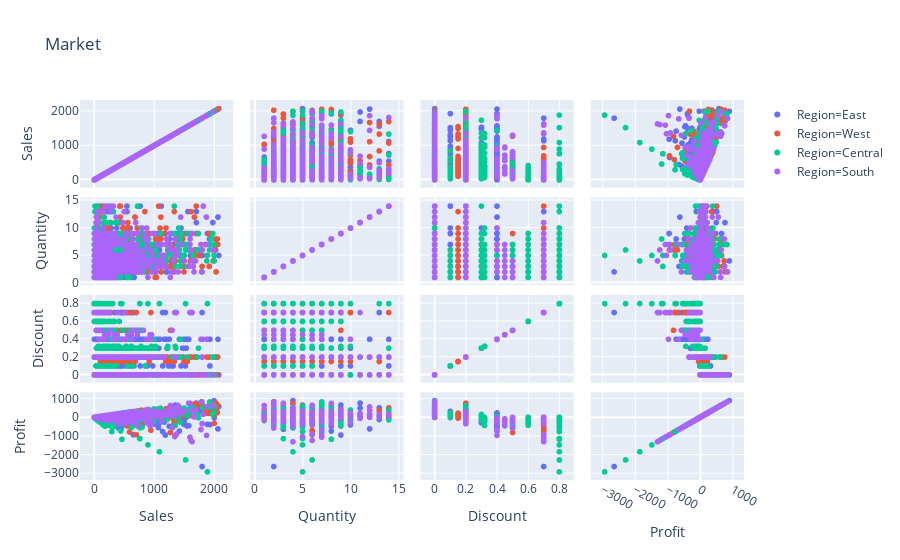

Notebook cell for this chart:
### Code cell
px.scatter_matrix(new_dt,color='Region',title='Market',dimensions=['Sales', 'Quantity', 'Discount', 'Profit'])

### Figure 1 — Plotly figure (JSON) as saved in the notebook; plotly's stock layout.template omitted (floating-point values rounded to 4 significant figures; data arrays with more than 128 entries replaced by an {"elided": "..."} marker saying what was removed)
{"data": [{"hovertemplate": "Region=East<br>%{xaxis.title.text}=%{x}<br>%{yaxis.title.text}=%{y}", "showlegend": true, "legendgroup": "Region=East", "dimensions": [{"label": "Sales", "values": {"elided": "2806 float values"}, "axis": {"matches": true}}, {"label": "Quantity", "values": {"elided": "2806 int values"}, "axis": {"matches": true}}, {"label": "Discount", "values": {"elided": "2806 float values"}, "axis": {"matches": true}}, {"label": "Profit", "values": {"elided": "2806 float values"}, "axis": {"matches": true}}], "hoverlabel": {"namelength": 0}, "marker": {"color": "#636efa", "symbol": "circle"}, "type": "splom", "name": "Region=East"}, {"hovertemplate": "Region=West<br>%{xaxis.title.text}=%{x}<br>%{yaxis.title.text}=%{y}", "showlegend": true, "legendgroup": "Region=West", "dimensions": [{"label": "Sales", "values": {"elided": "3166 float values"}, "axis": {"matches": true}}, {"label": "Quantity", "values": {"elided": "3166 int values"}, "axis": {"matches": true}}, {"label": "Discount", "values": {"elided": "3166 float values"}, "axis": {"matches": true}}, {"label": "Profit", "values": {"elided": "3166 float values"}, "axis": {"matches": true}}], "hoverlabel": {"namelength": 0}, "marker": {"color": "#EF553B", "symbol": "circle"}, "type": "splom", "name": "Region=West"}, {"hovertemplate": "Region=Central<br>%{xaxis.title.text}=%{x}<br>%{yaxis.title.text}=%{y}", "showlegend": true, "legendgroup": "Region=Central", "dimensions": [{"label": "Sales", "values": {"elided": "2299 float values"}, "axis": {"matches": true}}, {"label": "Quantity", "values": {"elided": "2299 int values"}, "axis": {"matches": true}}, {"label": "Discount", "values": {"elided": "2299 float values"}, "axis": {"matches": true}}, {"label": "Profit", "values": {"elided": "2299 float values"}, "axis": {"matches": true}}], "hoverlabel": {"namelength": 0}, "marker": {"color": "#00cc96", "symbol": "circle"}, "type": "splom", "name": "Region=Central"}, {"hovertemplate": "Region=South<br>%{xaxis.title.text}=%{x}<br>%{yaxis.title.text}=%{y}", "showlegend": true, "legendgroup": "Region=South", "dimensions": [{"label": "Sales", "values": {"elided": "1596 float values"}, "axis": {"matches": true}}, {"label": "Quantity", "values": {"elided": "1596 int values"}, "axis": {"matches": true}}, {"label": "Discount", "values": {"elided": "1596 float values"}, "axis": {"matches": true}}, {"label": "Profit", "values": {"elided": "1596 float values"}, "axis": {"matches": true}}], "hoverlabel": {"namelength": 0}, "marker": {"color": "#ab63fa", "symbol": "circle"}, "type": "splom", "name": "Region=South"}], "layout": {"dragmode": "select", "legend": {"tracegroupgap": 0}, "title": {"text": "Market"}}}
